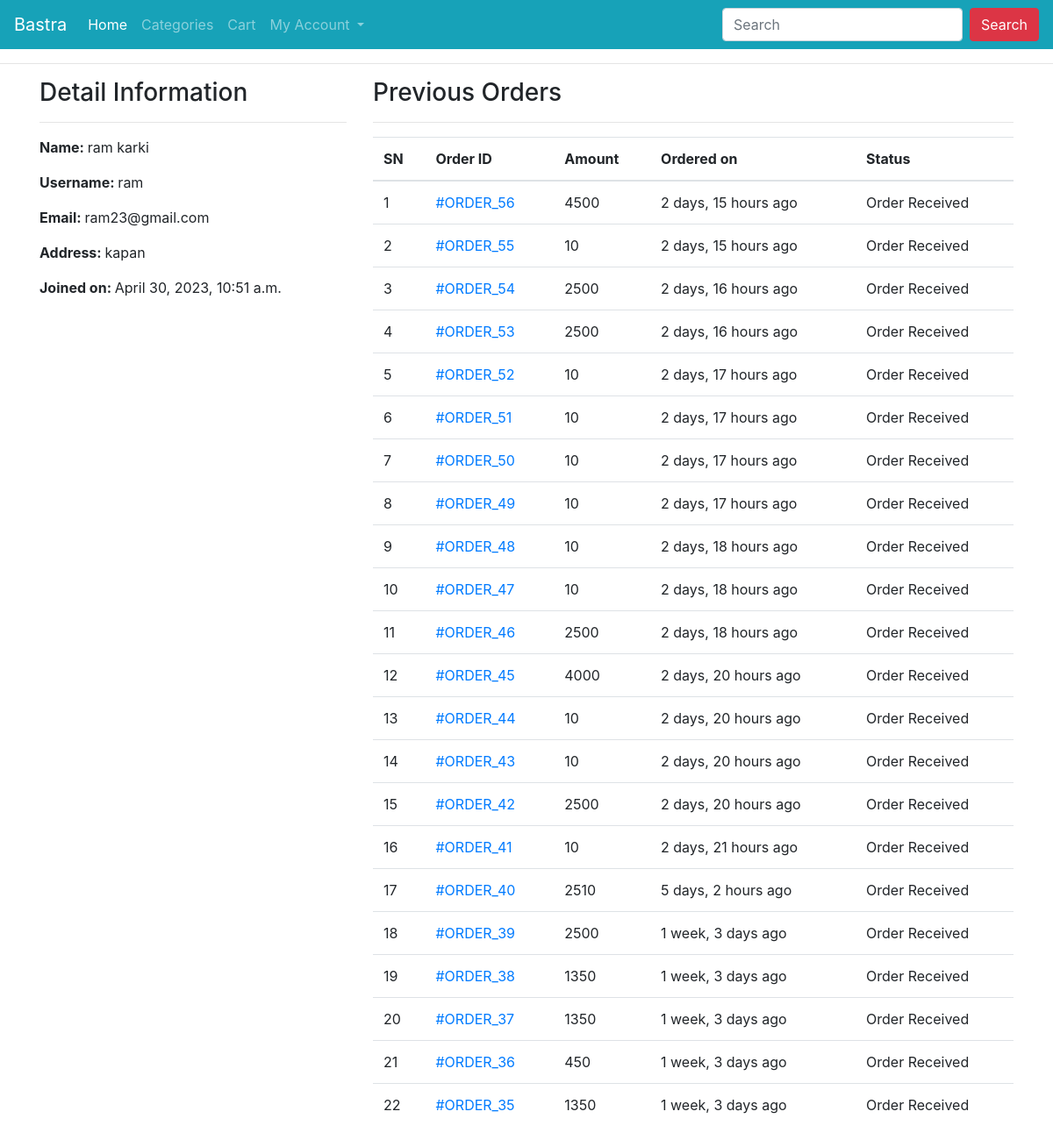
The app's page /profile/ (signed in), older data.
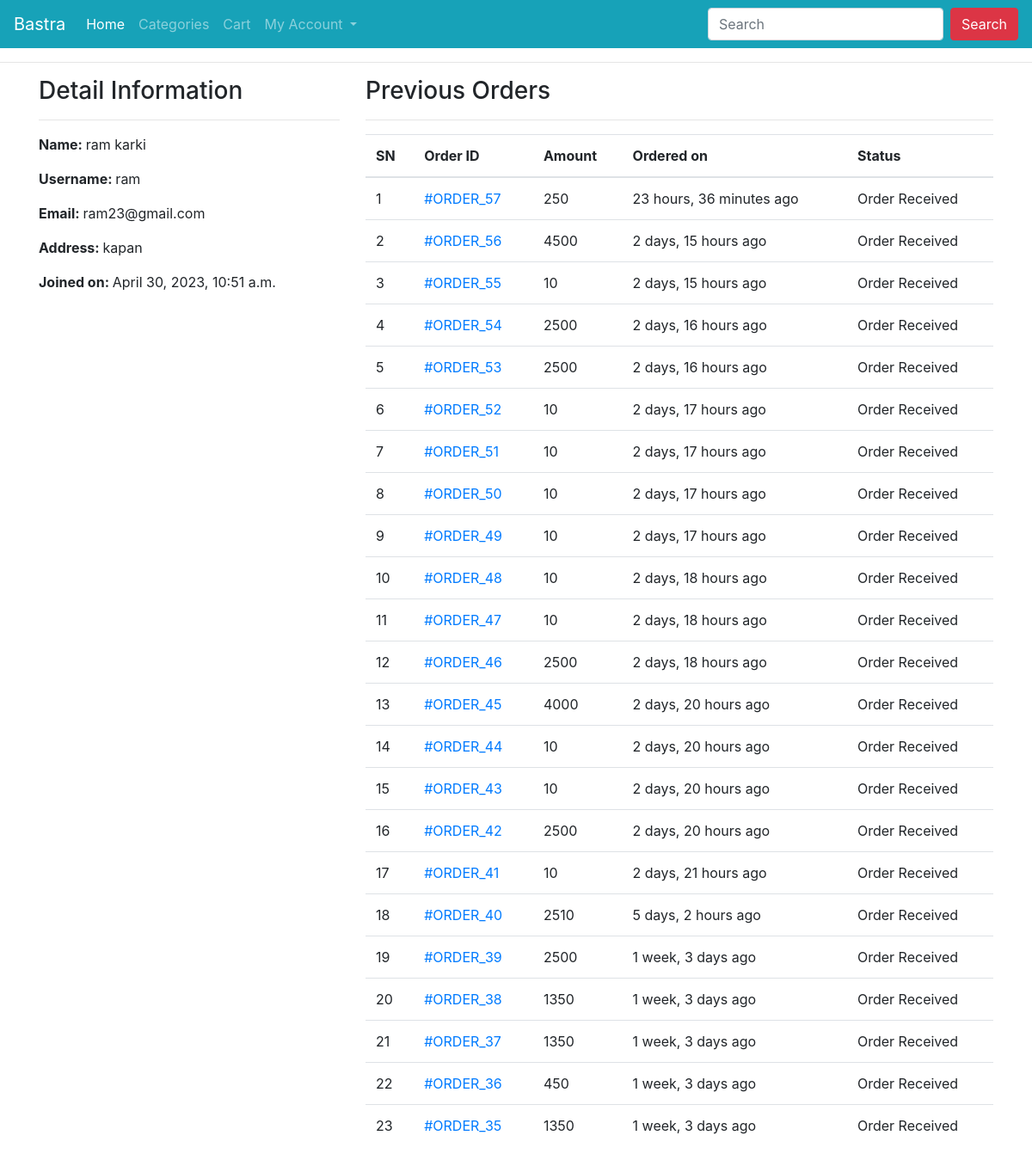
The same page, newer data.
### ecomapp/models.py (models this page shows, shortened)
class Order(models.Model):
    cart = models.OneToOneField(Cart, on_delete=models.CASCADE)
    ordered_by = models.CharField(max_length=200)
    shipping_address = models.CharField(max_length=200)
    mobile = models.CharField(max_length=10)
    email = models.EmailField(null=True, blank=True)
    subtotal = models.PositiveIntegerField()
    discount = models.PositiveIntegerField()
    total = models.PositiveIntegerField()
    order_status = models.CharField(max_length=50, choices=ORDER_STATUS)
    created_at = models.DateTimeField(auto_now_add=True)
    payment_method = models.CharField(
        max_length=20, choices=METHOD, default="Cash On Delivery")
    payment_completed = models.BooleanField(
        default=False, null=True, blank=True)

### ecomapp/views.py (the view)
# urls.py: path("profile/", CustomerProfileView.as_view(), name="customerprofile"),
class CustomerProfileView(TemplateView):
    template_name = "customerprofile.html"
    def dispatch(self, request, *args, **kwargs):
        if request.user.is_authenticated and Customer.objects.filter(user=request.user).exists():
            pass
        else:
            return redirect("/login/?next=/profile/")
        return super().dispatch(request, *args, **kwargs)
    def get_context_data(self, **kwargs):
        context = super().get_context_data(**kwargs)
        customer = self.request.user.customer
        context['customer'] = customer
        orders = Order.objects.filter(cart__customer=customer).order_by("-id")
        context["orders"] = orders
        return context

### templates/customerprofile.html (shortened to what this page needs)
{% extends 'base.html' %}
{% block content %}
<div class="container">
    <div class="row">
        <div class="col-md-4">
            <h3>Detail Information</h3><hr>
            <p><span class="font-weight-bold">Name: </span> {{customer.full_name}}</p>
            <p><span class="font-weight-bold">Username: </span> {{customer.user.username}}</p>
            <p><span class="font-weight-bold">Email: </span> {{customer.user.email}}</p>
            <p><span class="font-weight-bold">Address: </span> {{customer.address}}</p>
            <p><span class="font-weight-bold">Joined on: </span> {{customer.joined_on}}</p>
        </div>
        <div class="col-md-8">
            <h3>Previous Orders</h3>
            <hr>
            <table class="table">
                <thead>
                    <tr>
                        <th>SN</th>
                        <th>Order ID</th>
                        <th>Amount</th>
                        <th>Ordered on</th>
                        <th>Status</th>
                    </tr>
                </thead>
                <tbody>
                    {% for ord in orders %}
                    <tr>
                        <td>{{forloop.counter}}</td>
                        <td><a href="{% url 'ecomapp:customerorderdetail' ord.pk %}"> #ORDER_{{ord.id}}</a></td>
                        <td>{{ord.total}}</td>
                        <td>{{ord.created_at|timesince}} ago</td>
                        <td>{{ord.order_status}}</td>
                    </tr>
                    {% endfor %}
                </tbody>
            </table>
        </div>
    </div>
</div>
{% endblock %}

Row changes from the older to the newer data that the page shows:
added Order: id "57", total "250", created_at "23 hours, 36 minutes", order_status "Order Received"
